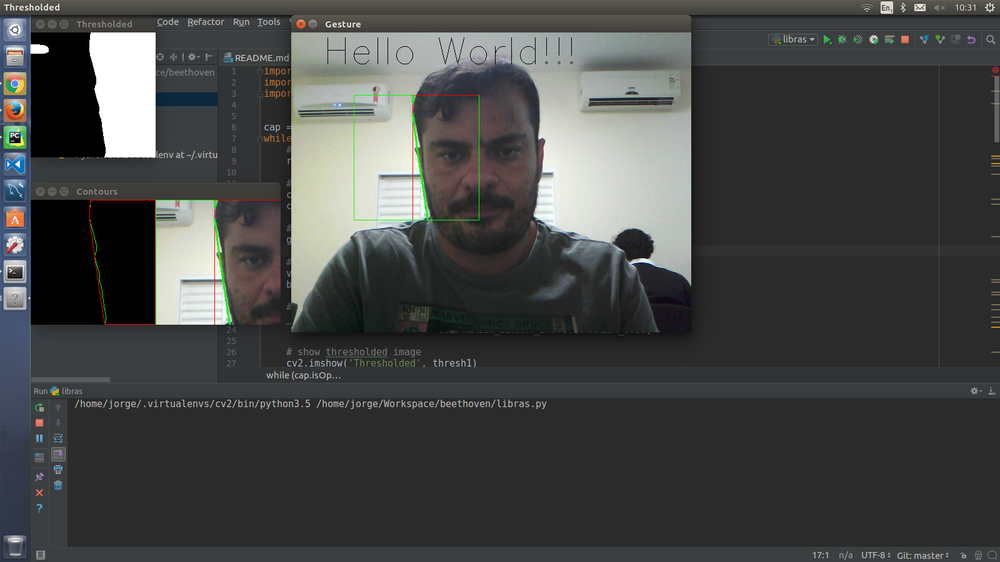
#> input picture jorge.png, 1000 x 562 px, shrunk from 1600 x 900 before the run, given in place of the camera
$ python libras.py   (older library calls are emulated)
#> lines starting #> are read from the running program, lines starting #| are printed output that depends on the picture; after the words box and inside, x2 and y2 are one past the last pixel; in counts of white or black regions, pixels touching at a corner belong together
import cv2
import numpy as np
import math


cap = cv2.VideoCapture(0)
while(cap.isOpened()):
    # read image
    ret, img = cap.read()
#> img is the input picture: shape (562, 1000, 3); mean B, G, R 70.2, 71.3, 69.9

    # get hand data from the rectangle sub window on the screen
    cv2.rectangle(img, (300,300), (100,100), (0,255,0),0)
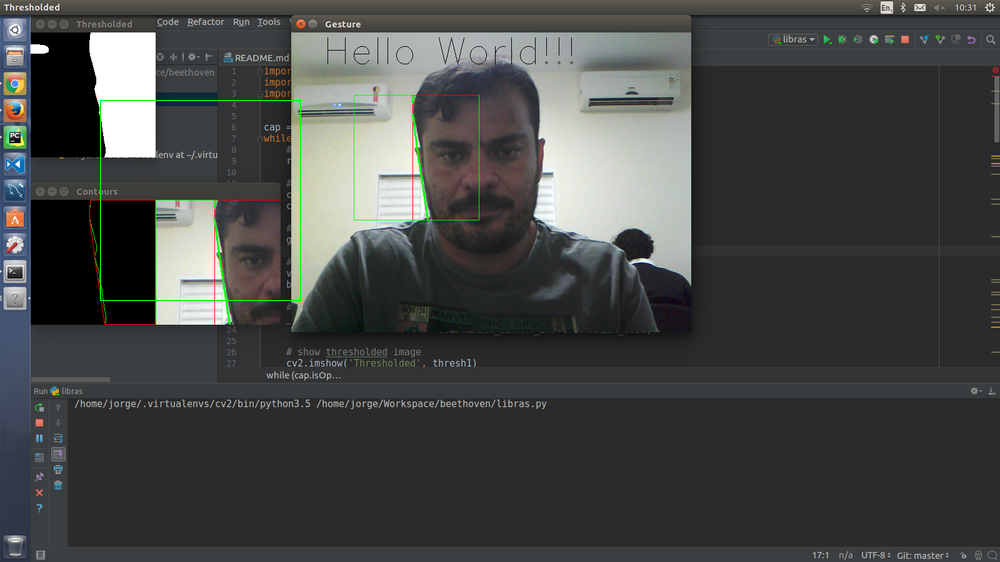
#> img: shape (562, 1000, 3); 0.14% of pixels changed, all inside (x1, y1, x2, y2) = (100, 100, 301, 301)
    crop_img = img[100:300, 100:300]
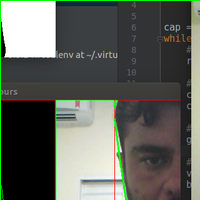
#> crop_img: shape (200, 200, 3); mean B, G, R 91.2, 98.1, 95.5

    # convert to grayscale
    grey = cv2.cvtColor(crop_img, cv2.COLOR_BGR2GRAY)
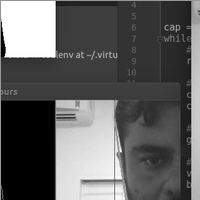
#> grey: shape (200, 200); min 0, max 255, mean 96.5

    # applying gaussian blur
    value = (35, 35)
    blurred = cv2.GaussianBlur(grey, value, 0)
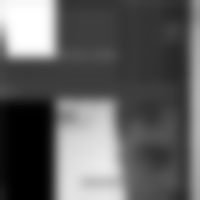
#> blurred: shape (200, 200); min 0, max 255, mean 96.2

    # thresholdin: Otsu's Binarization method
    _, thresh1 = cv2.threshold(blurred, 127, 255,
                               cv2.THRESH_BINARY_INV+cv2.THRESH_OTSU)
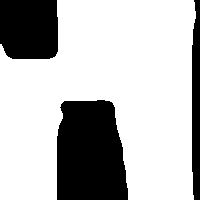
#> thresh1: shape (200, 200); 72.4% white; 3 black regions, box (x1, y1, x2, y2) and area: (57, 100, 128, 200) 6266, (0, 0, 58, 59) 3302, (192, 0, 200, 200) 1464


    # check OpenCV version to avoid unpacking error
    (version, _, _) = cv2.__version__.split('.')

    if version == '3':
        image, contours, hierarchy = cv2.findContours(thresh1.copy(), \
               cv2.RETR_TREE, cv2.CHAIN_APPROX_NONE)
    elif version == '2':
        contours, hierarchy = cv2.findContours(thresh1.copy(),cv2.RETR_TREE, \
               cv2.CHAIN_APPROX_NONE)

    # find contour with max area
#> (the run stopped early here; a loop or call above may not have finished)
